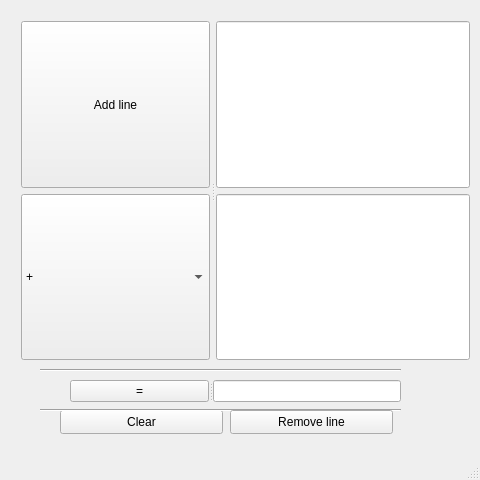
<?xml version="1.0" encoding="UTF-8"?>
<ui version="4.0">
 <class>Kalkulator</class>
 <widget class="QMainWindow" name="Kalkulator">
  <property name="geometry">
   <rect>
    <x>0</x>
    <y>0</y>
    <width>480</width>
    <height>480</height>
   </rect>
  </property>
  <property name="sizePolicy">
   <sizepolicy hsizetype="Expanding" vsizetype="Expanding">
    <horstretch>1</horstretch>
    <verstretch>1</verstretch>
   </sizepolicy>
  </property>
  <property name="windowTitle">
   <string>Kalkulator</string>
  </property>
  <widget class="QWidget" name="centralwidget">
   <widget class="QPushButton" name="clearBtn">
    <property name="geometry">
     <rect>
      <x>60</x>
      <y>410</y>
      <width>163</width>
      <height>24</height>
     </rect>
    </property>
    <property name="text">
     <string>Clear</string>
    </property>
   </widget>
   <widget class="Line" name="line">
    <property name="geometry">
     <rect>
      <x>40</x>
      <y>360</y>
      <width>361</width>
      <height>20</height>
     </rect>
    </property>
    <property name="orientation">
     <enum>Qt::Horizontal</enum>
    </property>
   </widget>
   <widget class="Line" name="line_2">
    <property name="geometry">
     <rect>
      <x>40</x>
      <y>400</y>
      <width>361</width>
      <height>20</height>
     </rect>
    </property>
    <property name="orientation">
     <enum>Qt::Horizontal</enum>
    </property>
   </widget>
   <widget class="QPushButton" name="removeBtn">
    <property name="geometry">
     <rect>
      <x>230</x>
      <y>410</y>
      <width>163</width>
      <height>24</height>
     </rect>
    </property>
    <property name="text">
     <string>Remove line</string>
    </property>
   </widget>
   <widget class="QSplitter" name="splitter_2">
    <property name="geometry">
     <rect>
      <x>70</x>
      <y>380</y>
      <width>331</width>
      <height>22</height>
     </rect>
    </property>
    <property name="orientation">
     <enum>Qt::Horizontal</enum>
    </property>
    <widget class="QPushButton" name="equalBtn">
     <property name="text">
      <string>=</string>
     </property>
    </widget>
    <widget class="QLineEdit" name="resLineEdit">
     <property name="readOnly">
      <bool>true</bool>
     </property>
    </widget>
   </widget>
   <widget class="QSplitter" name="splitter">
    <property name="geometry">
     <rect>
      <x>20</x>
      <y>20</y>
      <width>451</width>
      <height>341</height>
     </rect>
    </property>
    <property name="sizePolicy">
     <sizepolicy hsizetype="Expanding" vsizetype="Expanding">
      <horstretch>0</horstretch>
      <verstretch>0</verstretch>
     </sizepolicy>
    </property>
    <property name="orientation">
     <enum>Qt::Horizontal</enum>
    </property>
    <widget class="QWidget" name="verticalLayoutWidget_2">
     <layout class="QVBoxLayout" name="comboBoxLayout" stretch="1,1">
      <property name="sizeConstraint">
       <enum>QLayout::SetNoConstraint</enum>
      </property>
      <property name="leftMargin">
       <number>1</number>
      </property>
      <property name="topMargin">
       <number>1</number>
      </property>
      <property name="rightMargin">
       <number>1</number>
      </property>
      <property name="bottomMargin">
       <number>1</number>
      </property>
      <item>
       <widget class="QPushButton" name="addLineBtn">
        <property name="sizePolicy">
         <sizepolicy hsizetype="Minimum" vsizetype="Expanding">
          <horstretch>0</horstretch>
          <verstretch>0</verstretch>
         </sizepolicy>
        </property>
        <property name="text">
         <string>Add line</string>
        </property>
       </widget>
      </item>
      <item>
       <widget class="QComboBox" name="comboBox1">
        <property name="sizePolicy">
         <sizepolicy hsizetype="Preferred" vsizetype="Expanding">
          <horstretch>0</horstretch>
          <verstretch>0</verstretch>
         </sizepolicy>
        </property>
        <item>
         <property name="text">
          <string>+</string>
         </property>
        </item>
        <item>
         <property name="text">
          <string>-</string>
         </property>
        </item>
        <item>
         <property name="text">
          <string>*</string>
         </property>
        </item>
        <item>
         <property name="text">
          <string>/</string>
         </property>
        </item>
       </widget>
      </item>
     </layout>
    </widget>
    <widget class="QWidget" name="verticalLayoutWidget">
     <layout class="QVBoxLayout" name="lineEditLayout" stretch="1,1">
      <property name="sizeConstraint">
       <enum>QLayout::SetNoConstraint</enum>
      </property>
      <property name="leftMargin">
       <number>1</number>
      </property>
      <property name="topMargin">
       <number>1</number>
      </property>
      <property name="rightMargin">
       <number>1</number>
      </property>
      <property name="bottomMargin">
       <number>1</number>
      </property>
      <item>
       <widget class="QLineEdit" name="inputLine">
        <property name="sizePolicy">
         <sizepolicy hsizetype="Expanding" vsizetype="Expanding">
          <horstretch>0</horstretch>
          <verstretch>0</verstretch>
         </sizepolicy>
        </property>
        <property name="inputMethodHints">
         <set>Qt::ImhDigitsOnly</set>
        </property>
       </widget>
      </item>
      <item>
       <widget class="QLineEdit" name="inputLine_2">
        <property name="sizePolicy">
         <sizepolicy hsizetype="Expanding" vsizetype="Expanding">
          <horstretch>0</horstretch>
          <verstretch>0</verstretch>
         </sizepolicy>
        </property>
        <property name="inputMethodHints">
         <set>Qt::ImhDigitsOnly</set>
        </property>
       </widget>
      </item>
     </layout>
    </widget>
   </widget>
  </widget>
  <widget class="QMenuBar" name="menubar">
   <property name="geometry">
    <rect>
     <x>0</x>
     <y>0</y>
     <width>480</width>
     <height>21</height>
    </rect>
   </property>
  </widget>
  <widget class="QStatusBar" name="statusbar"/>
 </widget>
 <resources/>
 <connections/>
</ui>
